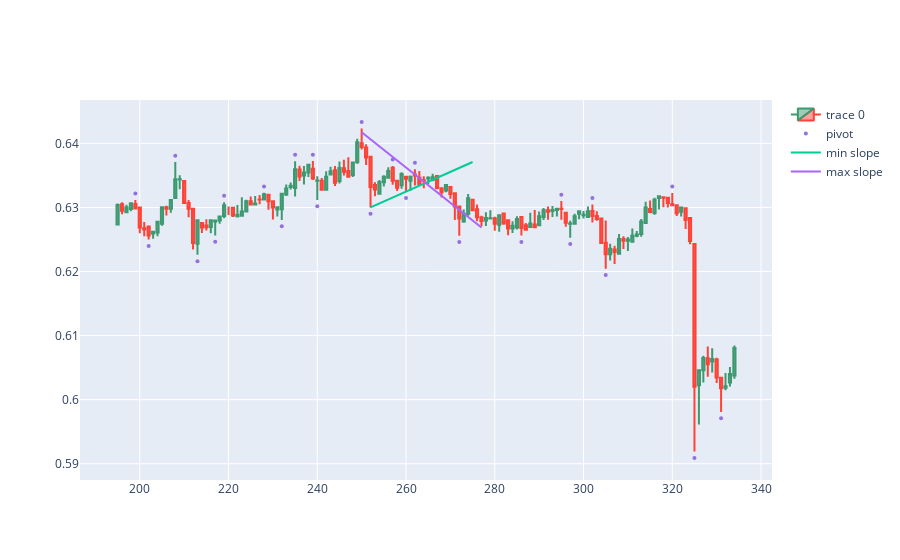

The cell this chart's notebook holds for it:
### Code cell
md.dibuja_patrones_triangulos (data,265)

### Figure 1 — Plotly figure (JSON) as saved in the notebook; plotly's stock layout.template omitted (floating-point values rounded to 4 significant figures; data arrays with more than 128 entries replaced by an {"elided": "..."} marker saying what was removed)
{"data": [{"close": {"elided": "140 float values"}, "high": {"elided": "140 float values"}, "low": {"elided": "140 float values"}, "open": {"elided": "140 float values"}, "type": "candlestick", "x": {"elided": "140 int values"}}, {"marker": {"color": "MediumPurple", "size": 4}, "mode": "markers", "name": "pivot", "type": "scatter", "x": {"elided": "140 int values"}, "y": {"elided": "140 float values"}}, {"mode": "lines", "name": "min slope", "type": "scatter", "x": [252, 260, 275], "y": [0.63, 0.6325, 0.6371]}, {"mode": "lines", "name": "max slope", "type": "scatter", "x": [250, 257, 262, 277], "y": [0.6418, 0.6379, 0.6351, 0.6269]}], "layout": {"xaxis": {"rangeslider": {"visible": false}}}}
